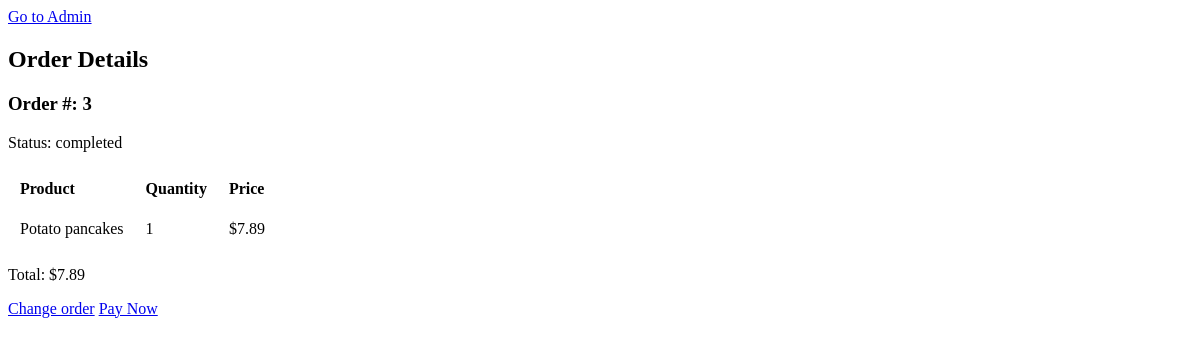
The page /order_details/3/ on the database its author committed.
### ordering/models.py (models this page shows, shortened)
class Order(models.Model):
    STATUS_CHOICES = (
        ('pending', 'Pending'),
        ('active', 'Active'),
        ('completed', 'Completed'),
    )
    products = models.ManyToManyField(Product, through='OrderItem')
    status = models.CharField(max_length=10, choices=STATUS_CHOICES, default='pending')
    created_at = models.DateTimeField(auto_now_add=True)
    @property
    def total(self):
        return self.orderitem_set.aggregate(
            total=models.Sum(models.F('quantity') * models.F('product__price')))['total'] or 0

class OrderItem(models.Model):
    order = models.ForeignKey(Order, on_delete=models.CASCADE)
    product = models.ForeignKey(Product, on_delete=models.CASCADE)
    quantity = models.PositiveIntegerField()

class Product(models.Model):
    name = models.CharField(max_length=255)
    description = models.TextField()
    price = models.DecimalField(max_digits=10, decimal_places=2)

### ordering/views.py (the view)
# urls.py: path('order_details/<int:order_id>/', views.order_details, name='order_details'),
def order_details(request: HttpRequest, order_id: int):
    order = Order.objects.get(pk=order_id)
    return render(request, 'orders/order_details.html', {'order': order})

### templates/orders/order_details.html
{% extends 'orders/base.html' %}
{% block content %}
  <h2>Order Details</h2>
  <h3>Order #: {{ order.id }}</h3>
  <p>Status: {{ order.status }}</p>
  <table class="product-list">
    <thead>
      <tr>
        <th>Product</th>
        <th>Quantity</th>
        <th>Price</th>
      </tr>
    </thead>
    <tbody>
      {% for item in order.orderitem_set.all %}
        <tr>
          <td>{{ item.product.name }}</td>
          <td>{{ item.quantity }}</td>
          <td>${{ item.product.price }}</td>
        </tr>
      {% endfor %}
    </tbody>
  </table>
  <p>Total: ${{ order.total|floatformat:2 }}</p>
  <a href="{% url 'product_list' %}">Change order</a>
  <a href="{% url 'process_payment' %}">Pay Now</a>
{% endblock %}

### static/css/style.css (style rules this page uses)
.product-list th, .product-list td { padding: 10px; text-align: left; vertical-align: top; }
.product-list th { font-weight: bold; vertical-align: middle; }

### rows shown on the page
Order: id "3", status "completed", total "7.89"
OrderItem: product.name "Potato pancakes", quantity "1", product.price "7.89"
